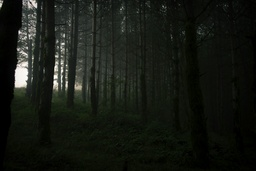
#> input picture jungle.jpg, 256 x 171 px, shrunk from 3000 x 2003 before the run, found by its file name
$ python 'Log Transform.py'
#> lines starting #> are read from the running program, lines starting #| are printed output that depends on the picture
# import Pillow modules

import matplotlib.pyplot as plt
from PIL import Image
from PIL import ImageFilter
import math
# Compute log
def logTransform(c, f):
    g = c * math.log(float(1 + f),10);
    return g;

 # Apply logarithmic transformation for an image
def logTransformImage(image, outputMax = 255, inputMax=255):
    c = outputMax/math.log(inputMax+1,10);
    print(c)

    # Read pixels and apply logarithmic transformation
    for i in range(0, img.size[0]-1):
        for j in range(0, img.size[1]-1):
            # Get pixel value at (x,y) position of the image
            f = img.getpixel((i,j));

             # Do log transformation of the pixel
            redPixel    = round(logTransform(c, f[0]));
            greenPixel  = round(logTransform(c, f[1]));
            bluePixel   = round(logTransform(c, f[2]));

            # Modify the image with the transformed pixel values
            img.putpixel((i,j),(redPixel, greenPixel, bluePixel));

    return image;

# Display the original image
imageFileName = r"D:\Ruchita\Information_Technology\MSC-IT(CC)\SEM2\Practicals\jungle.jpg";
img = Image.open(imageFileName);
#> img is the input picture: PIL image 256x171 RGB; mean R, G, B 22.5, 25.9, 19.5
#img.show()
plt.subplot(121),plt.imshow(img),plt.title('Original')
plt.xticks([]), plt.yticks([])

# Display the image after applying the logarithmic transformation
logTransformedImage = logTransformImage(img);
#> after the loop in logTransformImage, `for i in range(0, img.size[0]-1):`:
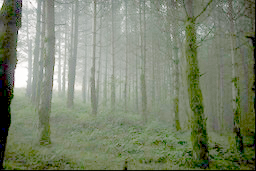
#> img: PIL image 256x171 RGB; mean R, G, B 123.6, 132.8, 109.4
#logTransformedImage.show();
plt.subplot(122),plt.imshow(logTransformedImage),plt.title('logTransformedImage')
plt.xticks([]), plt.yticks([])
plt.show()
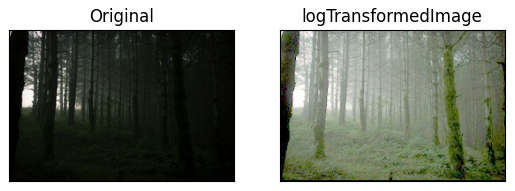
#> figure drawn by matplotlib, 2 panels

$ run again, with averaging.jpg copied over jungle.jpg
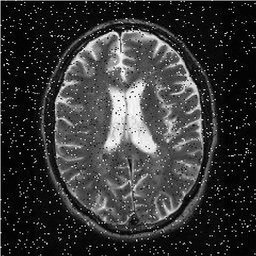
#> input picture averaging.jpg, 256 x 256 px, shrunk from 496 x 496 before the run, found by its file name
#> img is the input picture: PIL image 256x256 RGB; min 0, max 255, mean 54.4
#> after the loop in logTransformImage, `for i in range(0, img.size[0]-1):`:
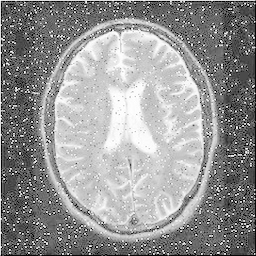
#> img: PIL image 256x256 RGB; min 0, max 255, mean 148.1
#> `plt.show()`:
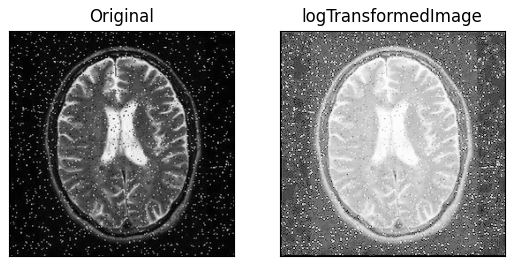
#> figure drawn by matplotlib, 2 panels
